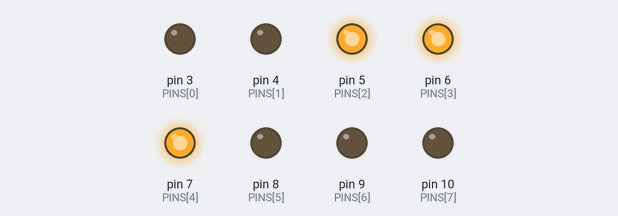
A sketch run on a simulated Arduino Uno, built with avr-gcc and run on an emulated ATmega328P. Shown: output pins drawn as LEDs (lit = HIGH).

Above: at 0.5 s.
At 7.4 s:
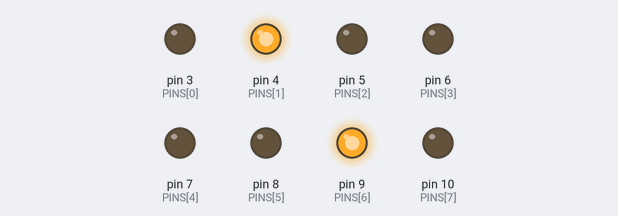
At 25.0 s:
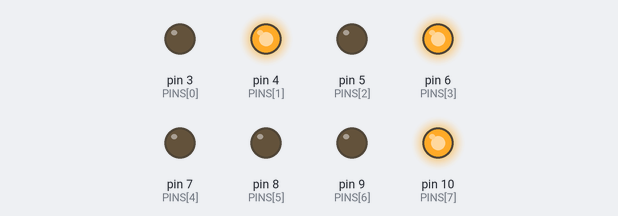
At 34.6 s:
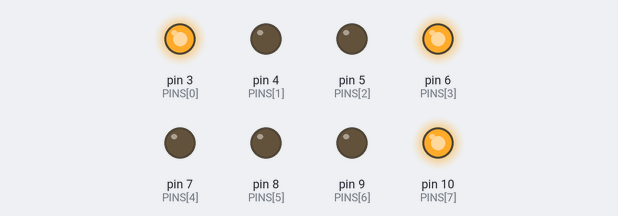
At 36.1 s:
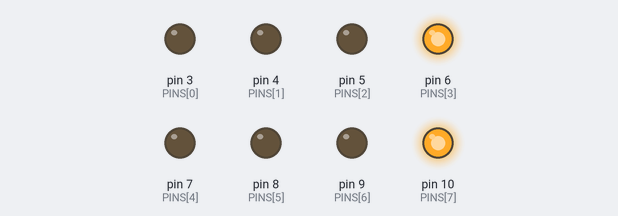
At 38.0 s:
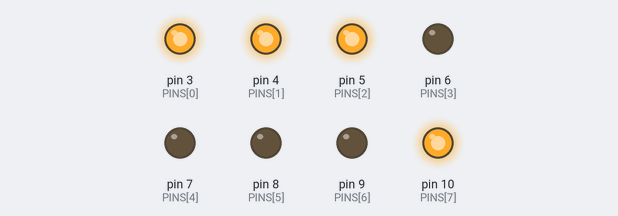
Timing chart, 0 to 40.0 s (numbered marks = the images above):
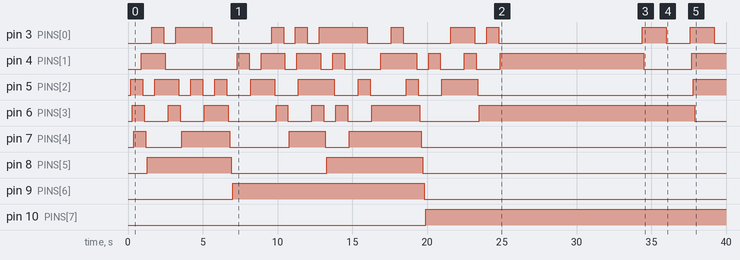

The sketch:

part_4_B.ino
```cpp
/*--------------------- Define Variables  -------------------*/
float ML1[51] = {38.0829629629630,38.2958024691358,38.4706172839506,38.6143209876543,38.6888888888889,38.8212345679012,38.8496296296296,38.9051851851852,38.9182716049383,38.9150617283951,38.9145679012346,38.8439506172840,38.6832098765432,38.4402469135802,38.1424691358025,37.9572839506173,37.5491358024691,37.3286419753086,37.1629629629630,37.1246913580247,37.2323456790124,37.3879012345679,37.5079012345679,37.6091358024691,37.6911111111111,37.8224691358025,37.7758024691358,37.8488888888889,37.9227160493827,38.0229629629630,38.1540740740741,38.5775308641975,39.4676543209877,40.7039506172840,42.2200000000000,43.9516049382716,45.5775308641975,47.2466666666667,48.7797530864198,50.1024691358025,51.0804938271605,51.9444444444444,53.0214814814815,54.2679012345679,55.6437037037037,57.1777777777778,58.7622222222222,60.4387654320988,62.1637037037037,63.9091358024691,65.6266666666667};
float ML2[51] = {29.2006410256410,29.3743589743590,29.5534188034188,29.7658119658120,29.9399572649573,30.1267094017094,30.2444444444444,30.3865384615385,30.5111111111111,30.6288461538462,30.7382478632479,30.8427350427350,30.9487179487180,31.0662393162393,31.1782051282051,31.4044871794872,31.4025641025641,31.5946581196581,31.7873931623932,32.0113247863248,32.2121794871795,32.7918803418803,34.0478632478633,35.8209401709402,37.9683760683761,40.4393162393162,42.8985042735043,45.4993589743590,47.9414529914530,50.1771367521368,52.0111111111111,53.9683760683761,56.5846153846154,59.6608974358974,63.1132478632479,66.8301282051282,70.5132478632479,74.2352564102564,77.7608974358974,81.0021367521368,83.7846153846154,86.4871794871795,89.5403846153846,92.8628205128205,96.4282051282051,100.227136752137,104.153205128205,108.230128205128,112.386752136752,116.625213675214,120.831623931624};
float ML3[51] = {28.7611111111111,34.1626068376068,39.4017094017094,44.3833333333333,49.1072649572650,53.5258547008547,57.4626068376068,60.9957264957265,64.0500000000000,66.5042735042735,68.3059829059829,70.8247863247863,75.1181623931624,80.7305555555556,87.2288461538462,94.2365384615385,101.148076923077,107.681196581197,113.338675213675,117.710470085470,120.315170940171,122.046581196581,123.975213675214,126.034401709402,128.139743589744,130.261111111111,132.187179487180,133.988888888889,135.533333333333,136.746581196581,137.532051282051,138.039957264957,138.391025641026,138.647863247863,138.797008547009,138.925000000000,138.883760683761,138.850427350427,138.780982905983,138.670512820513,138.570512820513,138.430128205128,138.174145299145,137.838034188034,137.410042735043,136.935042735043,136.340811965812,135.721581196581,135.055128205128,134.331410256410,133.573290598291};
int PINS[8] = {3,4,5,6,7,8,9,10};
int option;
int sensorPin = A0;
byte Binary;
byte state;

/*--------------------- MY FUNCTIONS  -------------------*/
byte show_bits_terminal(byte Binary, float ML1[51]) {
  for(int i=0; i <51; i++){
      Binary = (byte) ML1[i];
      Serial.println(Binary);
      delay(1000);
      for (byte i=0; i<8; i++) {
          byte state = bitRead(Binary, i);
          Serial.print(state);
          delay(100);
                               }
      Serial.print(state);
                           }
  return Binary;
}


byte show_bits_ports(byte Binary, float ML1[51], int PINS[8]) {
  for(int i=0; i <51; i++){
      Binary = (byte) ML1[i];
      for (byte i=0; i<8; i++) {
          byte state = bitRead(Binary, i);
          digitalWrite(PINS[i], state);
          delay(100);
                               }


                           }
  return Binary;
}

/*--------------------- END OF MY FUNCTIONS  -------------------*/

void setup() {
    Serial.begin(9600);
    for(int i=0; i <=7; i++){
       pinMode(PINS[i],OUTPUT);}
}

void loop() {
  option = analogRead(sensorPin);
  // byte Binary = show_bits_ports(Binary,ML1,PINS);

 if (option <= 200){
  byte Binary = show_bits_ports(Binary,ML1,PINS);
  }
  else if (option > 200 && option <= 500){
  byte Binary = show_bits_ports(Binary,ML2,PINS);
  }
  else if (option > 500 && option <=1024){
  byte Binary = show_bits_ports(Binary,ML3,PINS);
  }

}
```

Measured:
- by itself, pin 3 (PINS[0]): LOW → HIGH at 1.6 s, → LOW 0.80 s later, → HIGH 0.80 s later, → LOW 2.4 s later, … (20 changes in this stretch)
- by itself, pin 4 (PINS[1]): LOW → HIGH at 0.90 s, → LOW 1.6 s later, → HIGH 4.8 s later, → LOW 0.80 s later, … (19 changes in this stretch)
- by itself, pin 5 (PINS[2]): LOW → HIGH at 0.20 s, → LOW 0.80 s later, → HIGH 0.80 s later, → LOW 1.6 s later, … (19 changes in this stretch)
- by itself, pin 6 (PINS[3]): LOW → HIGH at 0.30 s, → LOW 0.80 s later, → HIGH 1.6 s later, → LOW 0.80 s later, … (16 changes in this stretch)
- by itself, pin 7 (PINS[4]): LOW → HIGH at 0.40 s, → LOW 0.80 s later, → HIGH 2.4 s later, → LOW 3.2 s later, … (8 changes in this stretch)
- by itself, pin 8 (PINS[5]): alternates HIGH for 6.0 s and LOW for 6.4 s, 4 changes in all, then stays LOW
- by itself, pin 9 (PINS[6]): LOW → HIGH at 7.0 s, → LOW 12.8 s later
- by itself, pin 10 (PINS[7]): LOW → HIGH at 19.9 s
